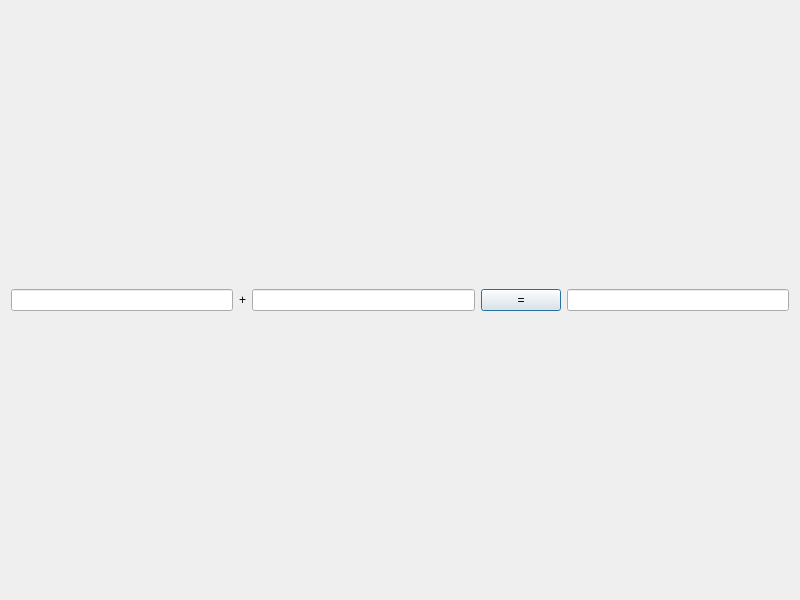
<?xml version="1.0" encoding="UTF-8"?>
<ui version="4.0">
 <class>CalDialog</class>
 <widget class="QDialog" name="CalDialog">
  <property name="geometry">
   <rect>
    <x>0</x>
    <y>0</y>
    <width>800</width>
    <height>600</height>
   </rect>
  </property>
  <property name="windowTitle">
   <string>CalDialog</string>
  </property>
  <layout class="QHBoxLayout" name="horizontalLayout">
   <item>
    <widget class="QLineEdit" name="m_LineEdit_OP1">
     <property name="alignment">
      <set>Qt::AlignmentFlag::AlignRight|Qt::AlignmentFlag::AlignTrailing|Qt::AlignmentFlag::AlignVCenter</set>
     </property>
    </widget>
   </item>
   <item>
    <widget class="QLabel" name="label">
     <property name="text">
      <string>+</string>
     </property>
    </widget>
   </item>
   <item>
    <widget class="QLineEdit" name="m_LineEdit_OP2">
     <property name="alignment">
      <set>Qt::AlignmentFlag::AlignRight|Qt::AlignmentFlag::AlignTrailing|Qt::AlignmentFlag::AlignVCenter</set>
     </property>
    </widget>
   </item>
   <item>
    <widget class="QPushButton" name="pushButton">
     <property name="text">
      <string>=</string>
     </property>
     <property name="default">
      <bool>false</bool>
     </property>
    </widget>
   </item>
   <item>
    <widget class="QLineEdit" name="m_LineEdit_Res">
     <property name="alignment">
      <set>Qt::AlignmentFlag::AlignRight|Qt::AlignmentFlag::AlignTrailing|Qt::AlignmentFlag::AlignVCenter</set>
     </property>
     <property name="readOnly">
      <bool>true</bool>
     </property>
    </widget>
   </item>
  </layout>
 </widget>
 <resources/>
 <connections/>
</ui>
